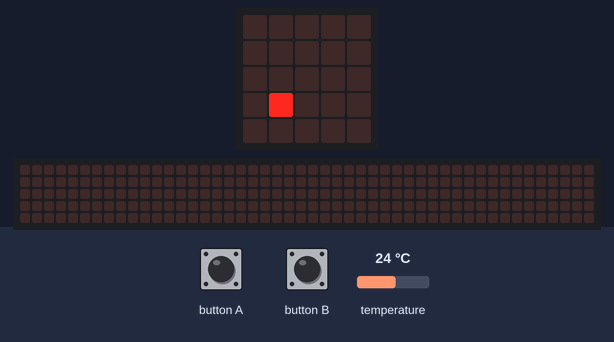
Recording of a program running on a simulated BBC micro:bit running MicroPython. On the bench: the board's 5×5 LED display, a strip that is not on the board, showing the scrolling text unrolled. The inputs (shaded band) are chosen by the test bench; at power-on: temperature 24 °C. The 48×5 strip is a reading aid, not a part: it shows the text the display is scrolling, unrolled, one strip-width of it at a time.

Above: at 0.1 s.
1.7 s: button A pressed for 0.15 s
At 2.07 s:
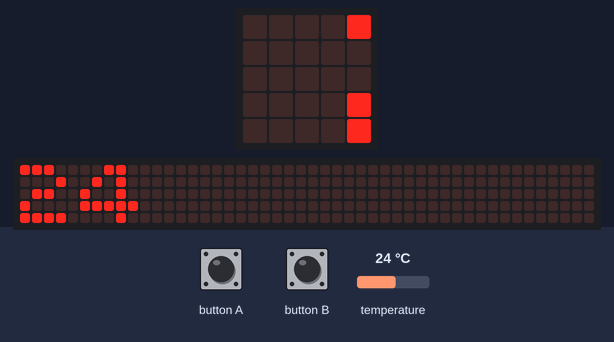
2.4 s: button B pressed for 0.15 s
3.1 s: button A pressed for 1 s
4.7 s: temperature set to 12 °C
At 8.58 s:
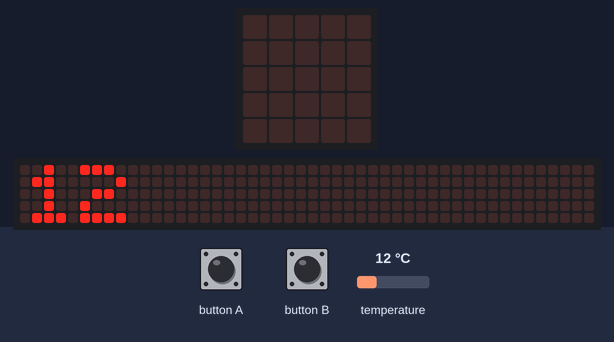
10.3 s: button B pressed for 1 s
At 10.83 s:
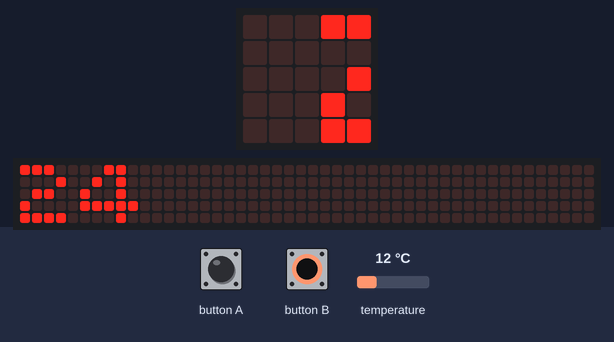
Timing chart, 0 to 13.3 s (numbered marks = the images above; inputs shaded):
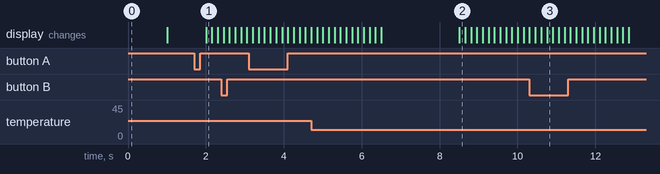

The program:

tempSensor-main.py
```python
from microbit import *

currentTemp = temperature()
max = currentTemp
min = currentTemp

while True:
    display.show('.')
    currentTemp = temperature()
    if currentTemp < min:
        min = currentTemp
    elif currentTemp > max:
        max = currentTemp
    if button_a.was_pressed():
        display.scroll(min)
    if button_b.was_pressed():
        display.scroll(max)
    sleep(1000)
    display.clear()
    sleep(1000)
```

Measured:
- after the input at 1.7 s, the display: changes after 0.30 s (image 1)
